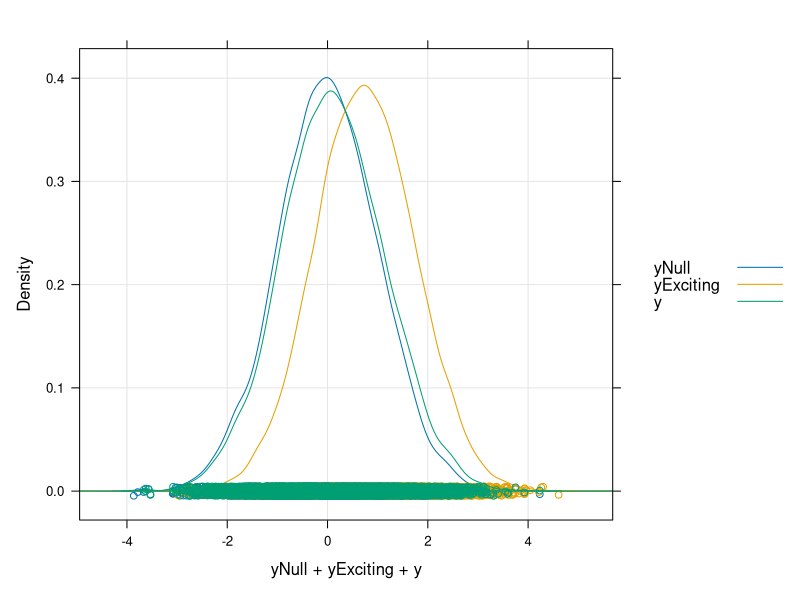
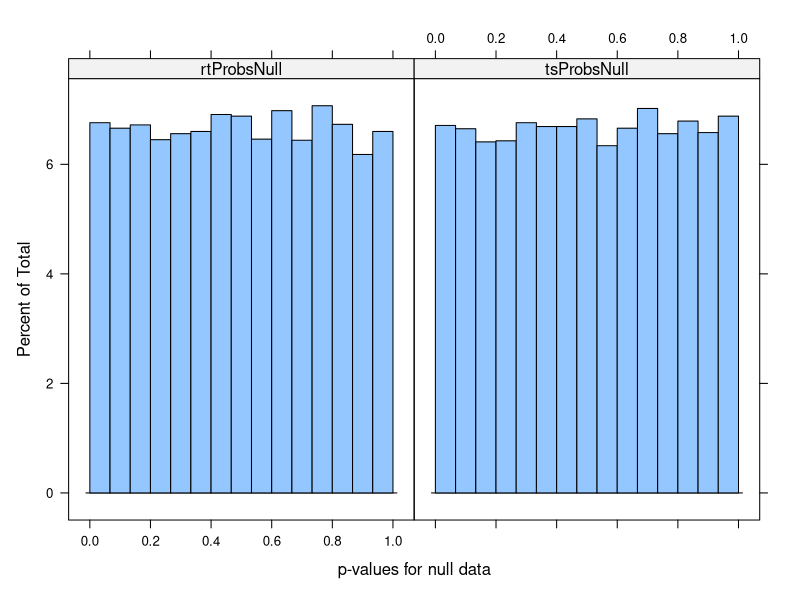
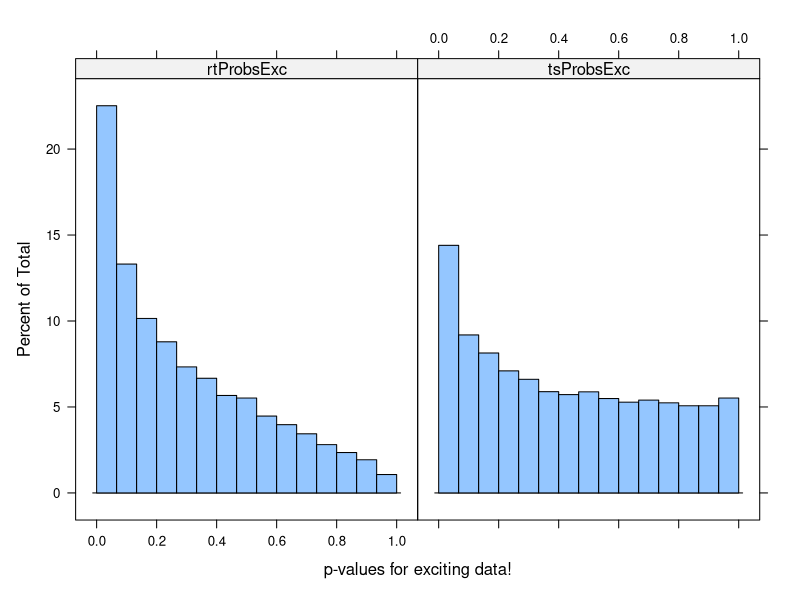
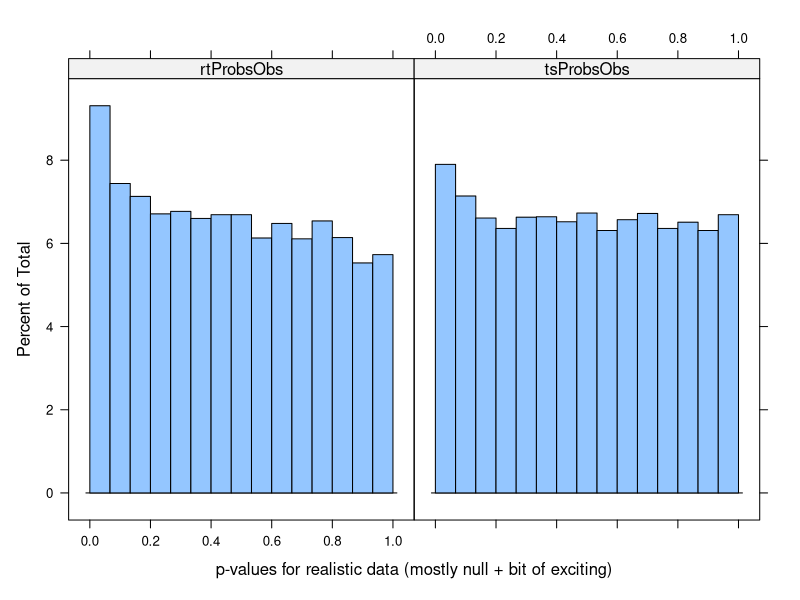
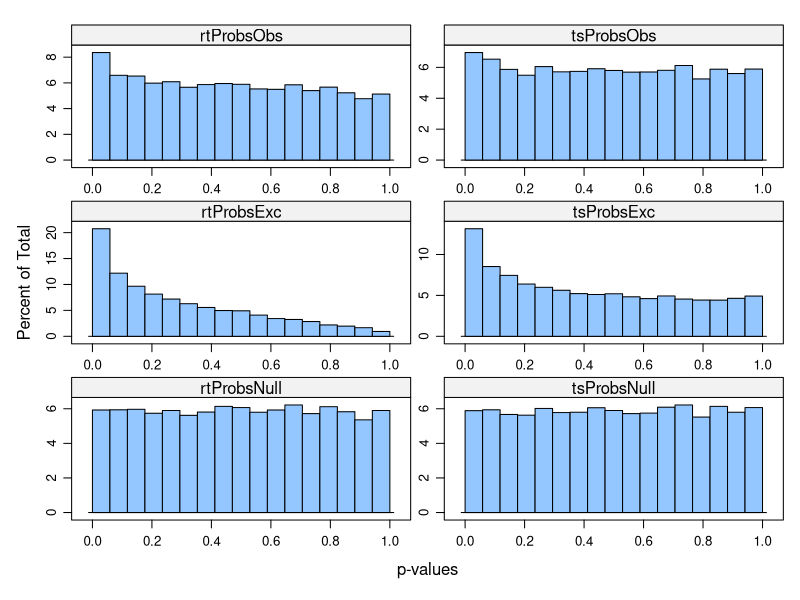
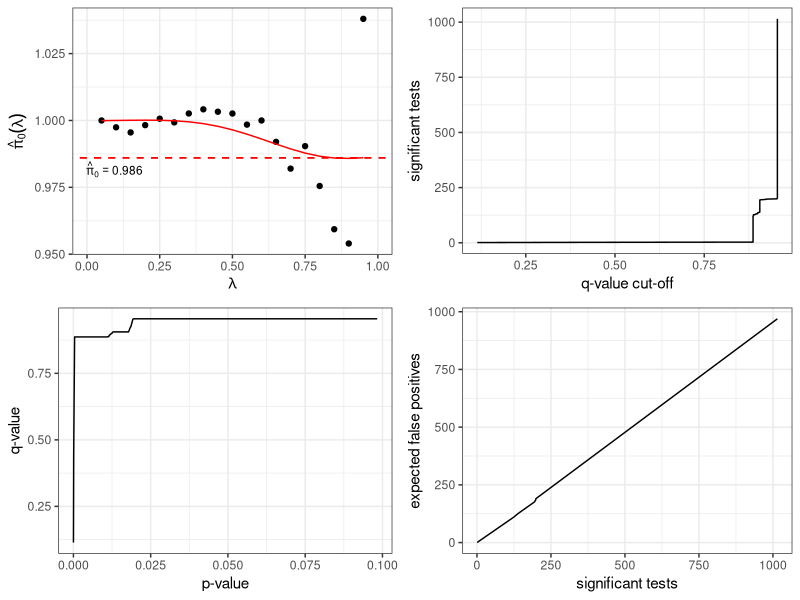
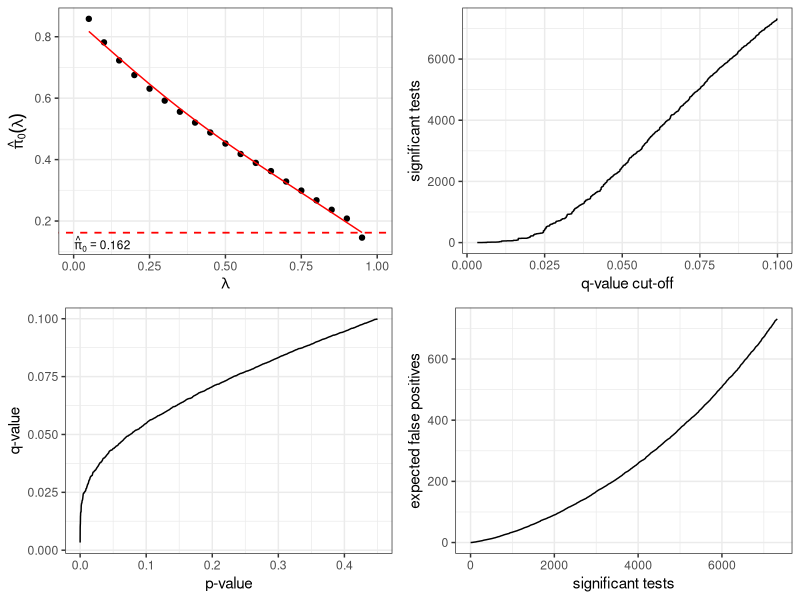
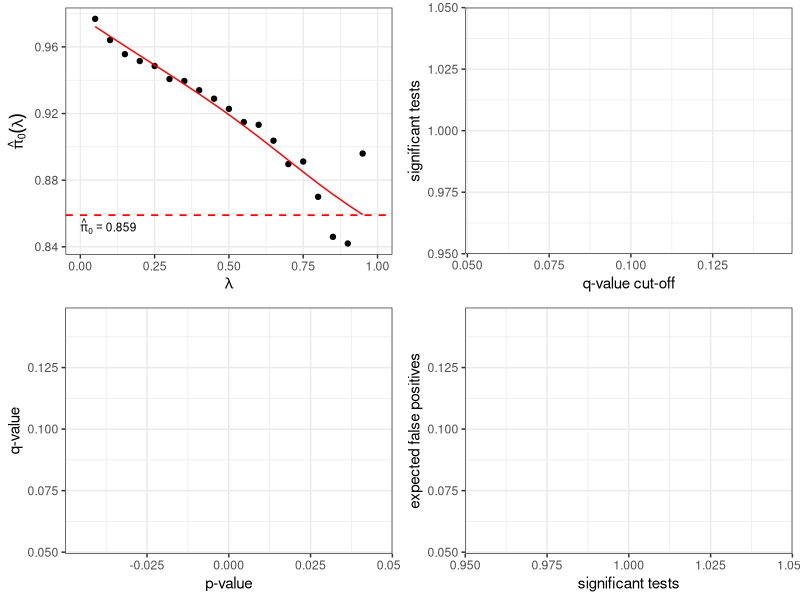

Generate these figures, in order, with R: (Note: this script raises an error after producing the figures.)
library(qvalue)
library(lattice)

nStats <- 10000

set.seed(111503)

pi0 <- 0.85                             # proportion of truly null

jDat <- data.frame(yNull = rnorm(nStats),
                   yExciting = rnorm(nStats, mean = 0.75),
                   stateOfNature = rbinom(n = nStats, size = 1, prob = pi0))
jDat$y <- with(jDat, ifelse(stateOfNature, yNull, yExciting))

head(jDat)

densityplot(~ yNull + yExciting + y, jDat,
            allow.multiple = TRUE, auto.key = TRUE,
            type = c("p", "r", "g"))

# dev.print(pdf,
#           jPaste(whereAmI, "figs/densityplot-variousPvalues.pdf"),
#           width = 8, height = 8)

foo <- lapply(jDat[c("yNull", "yExciting", "y")],
              function(z) {
                return(cbind(pnorm(z, lower.tail = FALSE),
                             pnorm(abs(z), lower.tail = FALSE) * 2))})
foo <- do.call(cbind, foo)
colnames(foo) <- paste0(c("rtProbs", "tsProbs"),
                        rep(c("Null", "Exc", "Obs"), each = 2))

jDat <- data.frame(jDat, foo)

histogram(~ rtProbsNull + tsProbsNull, jDat,
          endpoints = c(0, 1), allow.multiple = TRUE, outer = TRUE,
          xlab = "p-values for null data")

histogram(~ rtProbsExc + tsProbsExc, jDat,
          endpoints = c(0, 1), allow.multiple = TRUE, outer = TRUE,
          xlab = "p-values for exciting data!")

histogram(~ rtProbsObs + tsProbsObs, jDat,
          endpoints = c(0, 1), allow.multiple = TRUE, outer = TRUE,
          xlab =
          'p-values for realistic data (mostly null + bit of exciting)')

histogram(~ rtProbsNull + tsProbsNull +
          rtProbsExc + tsProbsExc +
          rtProbsObs + tsProbsObs, jDat,
          endpoints = c(0, 1), allow.multiple = TRUE, outer = TRUE,
          xlab = "p-values", layout = c(2, 3),
          scale = "free")

# dev.print(pdf,
#           jPaste(whereAmI, "figs/histogram-variousPvalues.pdf"),
#           width = 8, height = 6.5)


ks.test(x = jDat$rtProbsNull, y = "punif")
ks.test(x = jDat$rtProbsExc, y = "punif")
ks.test(x = jDat$rtProbsObs, y = "punif")

ks.test(x = jDat$tsProbsNull, y = "punif")
ks.test(x = jDat$tsProbsExc, y = "punif")
ks.test(x = jDat$tsProbsObs, y = "punif")

foo <- qvalue(jDat$rtProbsNull)
foo$pi0
plot(foo)

# dev.print(pdf,
#           jPaste(whereAmI, "figs/qvaluePlot-rtProbsNull.pdf"),
#           width = 8, height = 8)

foo <- qvalue(jDat$rtProbsExc)
foo$pi0
plot(foo)

# dev.print(pdf,
#           jPaste(whereAmI, "figs/qvaluePlot-rtProbsExc.pdf"),
#           width = 8, height = 8)

foo <- qvalue(jDat$rtProbsObs)
foo$pi0
plot(foo)

# dev.print(pdf,
#           jPaste(whereAmI, "figs/qvaluePlot-rtProbsObs.pdf"),
#           width = 8, height = 8)

addmargins(table(foo$qvalues < 0.40, jDat$stateOfNature), 2)
17/30

max(jDat$rtProbsObs[foo$qvalues < 0.40])

xyplot(foo$qvalues ~ rtProbsObs | stateOfNature, jDat,
       groups = yo, auto.key = TRUE)
##Error in eval(expr, envir, enclos) : object 'yo' not found

# dev.print(pdf,
#           jPaste(whereAmI, "figs/qvalue-vs-pvalue--rtProbsObs.pdf"),
#           width = 8, height = 8)

densityplot(~ foo$qvalues | stateOfNature, jDat)

foo <- qvalue(jDat$tsProbsNull)
foo$pi0
plot(foo)

foo <- qvalue(jDat$tsProbsExc)
foo$pi0
plot(foo)

foo <- qvalue(jDat$tsProbsObs)
foo$pi0
plot(foo)

addmargins(table(foo$qvalues < 0.70, jDat$stateOfNature), 2)
17/40

max(jDat$rtProbsObs[foo$qvalues < 0.40])

xyplot(foo$qvalues ~ tsProbsObs | stateOfNature, jDat,
       groups = yo, auto.key = TRUE)
## Error in eval(expr, envir, enclos) : object 'yo' not found

densityplot(~ foo$qvalues | stateOfNature, jDat)



## draw the null dist'n
tstStat <- 1.3
nullDistn <- data.frame(testStats = seq(-3.5, 3.5, length = 300))
nullDistn$densNorm <- dnorm(nullDistn$testStats)

with(nullDistn,
     plot(x = nullDistn$testStats,
          y = nullDistn$densNorm, type = "l",
          xlab = "test statistics", ylab = ""))

abline(v = tstStat, lty = "dashed")

foo <- subset(nullDistn, testStats > tstStat)
polygon(x = c(foo$testStats, rev(foo$testStats)),
        y = c(rep(0, nrow(foo)), rev(foo$densNorm)),
        col = "blue")

# dev.print(pdf,
#           jPaste(whereAmI, "figs/densityplot-rightTailPvalue.pdf"),
#           width = 8, height = 8)

polygon(x = -1 * c(foo$testStats, rev(foo$testStats)),
        y = c(rep(0, nrow(foo)), rev(foo$densNorm)),
        col = "blue")

# dev.print(pdf,
#           jPaste(whereAmI, "figs/densityplot-twoSidedPvalue.pdf"),
#           width = 8, height = 8)
